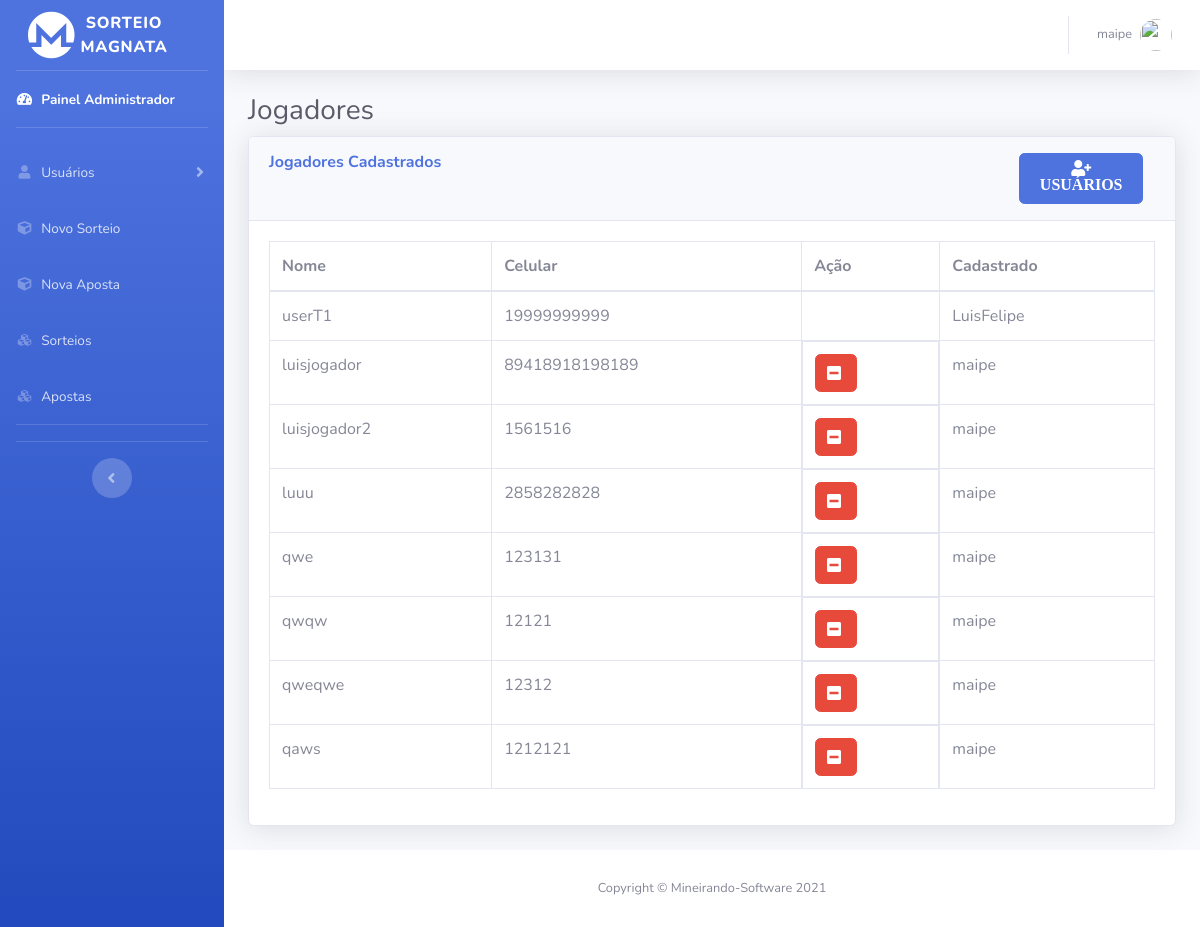
Before: /jogadores.php (signed in) with the older database file.
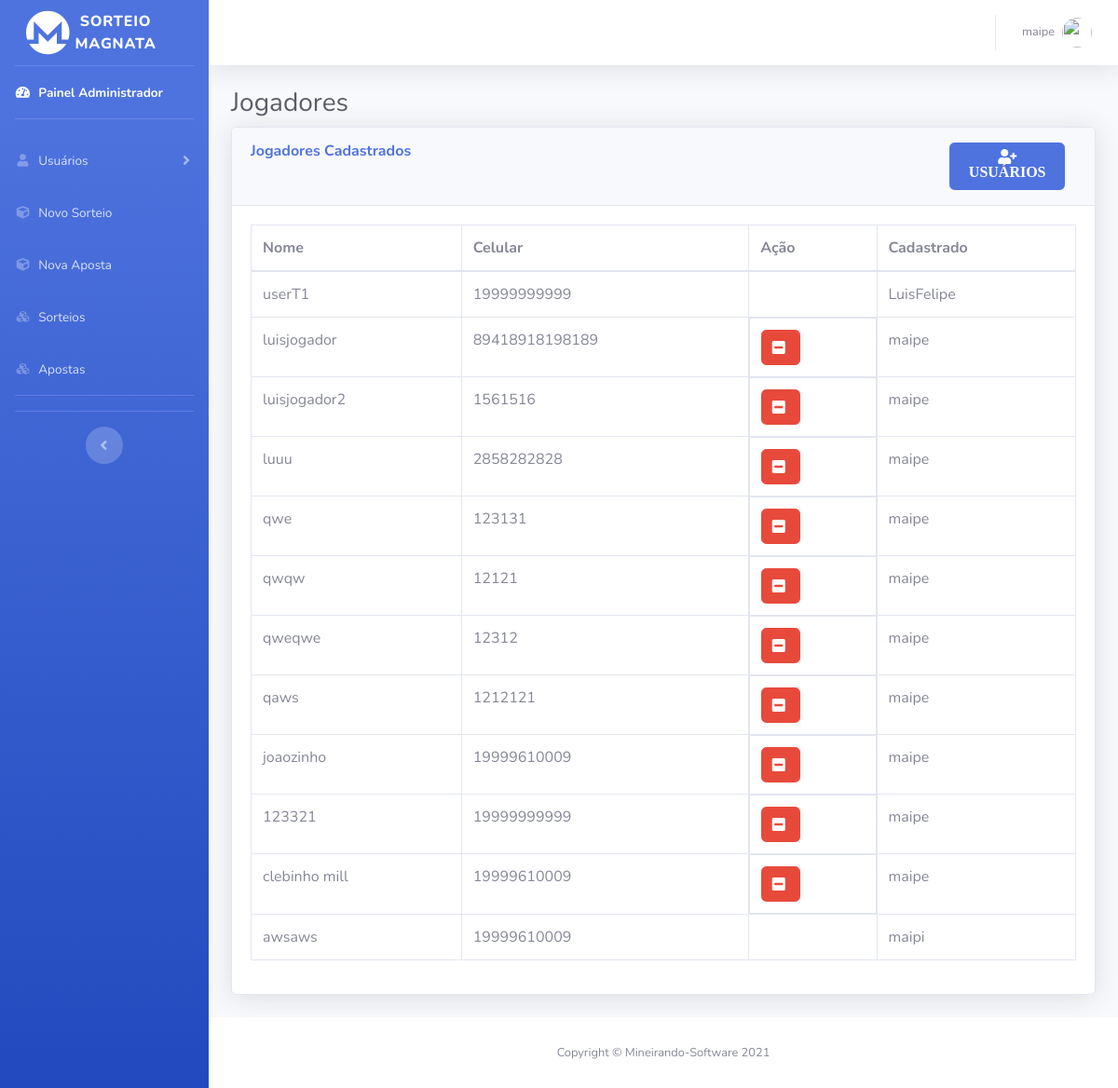
After: the same page with the newer database file.
### tables this page shows
CREATE TABLE `user` (
  `iduser` int(11) NOT NULL,
  `name` varchar(45) NOT NULL,
  `celular` varchar(45) NOT NULL,
  `senha` varchar(100) NOT NULL,
  `tipo` varchar(45) NOT NULL DEFAULT '0',
  `idSuperior` int(11) DEFAULT NULL
);

### jogadores.php (the view, shortened to what this page needs)
<?php
include('php/server.php') ;
  $sort_check_query = 'SELECT * FROM user WHERE tipo = "2" ';
  $result = mysqli_query($db,$sort_check_query);
?>
<!DOCTYPE html>
<html lang="pt-br">
<head>
  <link href="vendor/fontawesome-free/css/all.min.css" rel="stylesheet" type="text/css">
  <link href="css/sb-admin-2.min.css" rel="stylesheet">
  <link href="vendor/datatables/dataTables.bootstrap4.min.css" rel="stylesheet">
</head>
<body id="page-top">
  <div id="wrapper">
    <ul class="navbar-nav bg-gradient-primary sidebar sidebar-dark accordion no-print" id="accordionSidebar">
      <a class="sidebar-brand d-flex align-items-center justify-content-center" href="index.php">
        <div class="col">
          <i class="fab fa-monero fa-3x"></i>
        </div>
        <div class="sidebar-brand-text mx-3">Sorteio Magnata</div>
      </a>
      <hr class="sidebar-divider my-0">
      <li class="nav-item active">
      <?php
      if($_SESSION['tipo']=="0"){
echo('<a class="nav-link" href="paineladm.php">
<i class="fas fa-fw fa-tachometer-alt"></i>
<span>Painel Administrador</span></a>');
      }
      ?>
      </li>
      <hr class="sidebar-divider">
        <?php
      if($_SESSION['tipo']=="0"|| $_SESSION['tipo']=="1"){
echo('<li class="nav-item">
<a class="nav-link collapsed" href="#" data-toggle="collapse" data-target="#collapseTwo" aria-expanded="true" aria-controls="collapseTwo">
  <i class="fas fa-fw fa-user"></i>
  <span>Usuários</span>
</a>
<div id="collapseTwo" class="collapse" aria-labelledby="headingTwo" data-parent="#accordionSidebar">
<div class="bg-white py-2 collapse-inner rounded">
  <h6 class="collapse-header">Painel de Usuários:</h6>');
  echo('<a class="collapse-item" href="jogadores.php">Jogadores</a>
</div>
</div></li>');
      }
      ?>
      <?php
      if($_SESSION['tipo']=="0"){
echo(' <li class="nav-item">
<a class="nav-link" href="novosorteio.php">
  <i class="fas fa-fw fa-cube"></i>
  <span>Novo Sorteio</span></a>
</li>');
      }
      ?>
      <li class="nav-item">
        <a class="nav-link" href="novaaposta.php">
          <i class="fas fa-fw fa-cube"></i>
          <span>Nova Aposta</span></a>
      </li>
      <li class="nav-item">
        <a class="nav-link" href="sorteios.php">
          <i class="fas fa-fw fa-cubes"></i>
          <span>Sorteios</span></a>
      </li>
<li class="nav-item">
        <a class="nav-link" href="apostas.php">
          <i class="fas fa-fw fa-cubes"></i>
          <span>Apostas</span></a>
      </li>
      <hr class="sidebar-divider">
      <hr class="sidebar-divider d-none d-md-block">
      <div class="text-center d-none d-md-inline">
        <button class="rounded-circle border-0" id="sidebarToggle"></button>
      </div>
    </ul>
    <div id="content-wrapper" class="d-flex flex-column">
      <div id="content">
        <nav class="navbar navbar-expand navbar-light bg-white topbar mb-4 static-top shadow">
          <ul class="navbar-nav ml-auto">
    <li class="nav-item dropdown no-arrow">
      <a class="nav-link dropdown-toggle" href="#" id="userDropdown" role="button" data-toggle="dropdown" aria-haspopup="true" aria-expanded="false">
        <span class="mr-2 d-none d-lg-inline text-gray-600 small"><?php echo $_SESSION['username']; ?></span>
        <img class="img-profile rounded-circle" src="https://source.unsplash.com/QAB-WJcbgJk/60x60">
      </a>
    </li>
          </ul>
        </nav>
        <div class="container-fluid">
          <h1 class="h3 mb-2 text-gray-800">Jogadores</h1>
          <div class="card shadow mb-4">
          <div class="card-header py-3" style="display: flex; flex-direction: row; justify-content: space-between; width: 100%; margin-left: 0px;">
          <h6 class="m-0 font-weight-bold text-primary" style="width: 45%;">Jogadores Cadastrados</h6>
             <div class="col-lg-2 col-md-9 col-sm-12">
                <button class="btn btn-primary" data-toggle="modal" data-target="#modalExemplo"> <i class="fas fa-user-plus"> USUÁRIOS </i> </button>
              </div>
            </div>
            <div class="card-body">
              <div class="table-responsive">
              <table class="table table-bordered" id="dataTable" width="100%" cellspacing="0">
                  <thead>
                    <tr>
                      <th>Nome</th>
                      <th>Celular</th>
                      <th>Ação</th>
                      <th>Cadastrado</th>
                    </tr>
                  </thead>
                  <tbody>
                  <?php
                  $cont =0;
                   while($row = $result->fetch_assoc()) {
                    if($row['idSuperior']==0){
                      $nammm =  "Desconhecido";
                    }
                    else{
                      $user_check_query = 'SELECT * FROM user WHERE iduser='.$row['idSuperior'].'  LIMIT 1';
                    $result1 = mysqli_query($db, $user_check_query);
                    $user = mysqli_fetch_assoc($result1);
                    $nammm =  $user['name'];
                    $idd = $user['iduser'];
                    }
                    $idsup= $_SESSION['id'];
                    echo("<tr>
                    <td>".$row['name']."</td>
                    <td>".$row['celular']."</td>
                  ");
                  if($idd == $idsup){
                    echo("<form id='exc_camb".$cont."' class='dropdown-item' method='post' action='cambistas.php'>
                    <input type='hidden' id='custId' name='idDelet' value='".$row['iduser']."'>
                    <input type='hidden' id='tipo' name='tipo' value='2'>
                  </form>
                    <td style='display: flex;'>
                     <div style='width: 44px !important; max-width: 30%; position: relative;'> <input  class='btn btn-danger' type='submit' form='exc_camb".$cont."' name='exc_camb'  value='    '/><i class='fa fa-minus-square'".$cont."' style='    position: absolute; left: 35%; top: 30%;  color: white; '></i></div >
                  </td>");
                  }
                  else{
                    echo("<td></td>
                    ");
                  }
                  echo("<td>".$nammm."</td>
                  </tr>");
                  $cont +=1;
                   }
                  ?>
                  </tbody>
                </table>
              </div>
            </div>
          </div>
        </div>
      </div>
      <footer class="sticky-footer bg-white no-print">
        <div class="container my-auto">
          <div class="copyright text-center my-auto">
            <span>Copyright &copy; Mineirando-Software 2021</span>
          </div>
        </div>
      </footer>
    </div>
  </div>
</body>
</html>

Changed rows visible on the page:
added user: name "joaozinho", celular "19999610009", user.name "maipe"
added user: name "123321", celular "19999999999", user.name "maipe"
added user: name "clebinho mill", celular "19999610009", user.name "maipe"
added user: name "awsaws", celular "19999610009", user.name "maipi"
